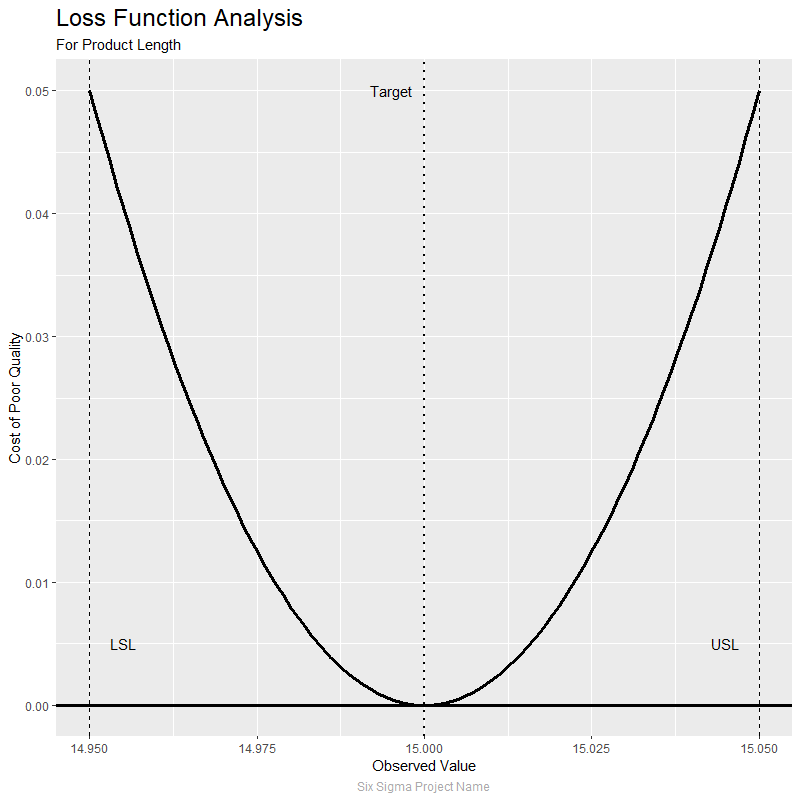

R code for this plot:
### LOSS FUNCTION ANALYSIS ###

# Set the target value
target <- as.numeric(readline(prompt = "Type in the target value: "))
while(target <= 0){
  target <- as.numeric(readline(prompt = "Error! The target value must be greater than 0: "))
}

# Set the tolerance value
tolerance <- as.numeric(readline(prompt = "Type in the tolerance value: "))
while(tolerance <= 0){
  tolerance <- as.numeric(readline(prompt = "Error! The tolerance value must be greater than 0: "))
}

# Set the cost estimation per unit
L0 <- as.numeric(readline(prompt = "Type in the cost estimation per unit: "))
while(L0 <= 0){
  L0 <- as.numeric(readline(prompt = "Error! The cost estimation must be greater than 0: "))
}

# Define the total number of parts/products/pieces produced
N <- as.numeric(readline(prompt = "Type in the total number of parts/products/pieces produced: "))
while(N <= 0){
  N <- as.numeric(readline(prompt = "Error! The total number of parts/products/pieces produced must be greater than 0: "))
}

# Set the sample size to be measured
n <- as.numeric(readline(prompt = "Type in the sample size to be measured: "))
while(n <= 0){
  n <- as.numeric(readline(prompt = "Error! The sample size must be greater than 0: "))
}

# Build dummy data set
sample <- data.frame(length = rnorm(n, mean = target, sd = tolerance/3))

# Obtain the k value
k <- L0/tolerance

# Obtain the mean squared deviation
MSD <- sum((sample$length - target)^2)/length(sample$length)

# Obtain the average loss per unit in the sample
L <- k*MSD

# Obtain the total loss of the process
TL <- L*N

# Import ggplot2 package
library(ggplot2)

# Build Loss Function Analysis plot
loss_function <- function(x) k*(x-target)^2
lfa_plot <- ggplot(data = data.frame(x = 0), mapping = aes(x = x))
lfa_plot + stat_function(fun = loss_function, size = 1.3) + 
  xlim(target - tolerance, target + tolerance) + 
  labs(title = "Loss Function Analysis",
       subtitle = "For Product Length",
       x = "Observed Value", 
       y = "Cost of Poor Quality",
       caption = "Six Sigma Project Name") +
  theme(plot.title = element_text(size = 18)) +
  theme(plot.caption = element_text(hjust = 0.5, color = "dark grey")) +
  geom_hline(yintercept = 0, size = 1.25) +
  geom_vline(xintercept = target, linetype = "dotted", size = 1) +
  geom_vline(xintercept = target - tolerance, linetype = "dashed") +
  geom_vline(xintercept = target + tolerance, linetype = "dashed") +
  geom_text(aes(x = target - 0.005, y = 0.05, label = "Target")) +
  geom_text(aes(x = target - tolerance + 0.005, y = 0.005, label = "LSL")) +
  geom_text(aes(x = target + tolerance - 0.005, y = 0.005, label = "USL"))

# Build summary data frame
summary <- data.frame(colnames(sample), target, tolerance, L0, round(mean(sample$length), 3), k, round(MSD, 5), round(L, 7), round(TL, 3))
colnames(summary) <- c("CTQ", "Target", "Tolerance", "Cost", "Mean_Squared_Error", "k", "MSD", "Average_Loss", "Total_Loss")

# Print summary data frame
print(summary)


# EXAMPLE

set.seed(42)

target <- 15
tolerance <- 0.05
L0 <- 1
N <- 100000
n <- 50

sample <- data.frame(length = rnorm(n, mean = target, sd = tolerance/3))
k <- L0/tolerance
MSD <- sum((sample$length - target)^2)/length(sample$length)
L <- k*MSD
TL <- L*N

library(ggplot2)

loss_function <- function(x) k*(x-target)^2
lfa_plot <- ggplot(data = data.frame(x = 0), mapping = aes(x = x))
lfa_plot + stat_function(fun = loss_function, size = 1.3) + 
  xlim(target - tolerance, target + tolerance) + 
  labs(title = "Loss Function Analysis",
       subtitle = "For Product Length",
       x = "Observed Value", 
       y = "Cost of Poor Quality",
       caption = "Six Sigma Project Name") +
  theme(plot.title = element_text(size = 18)) +
  theme(plot.caption = element_text(hjust = 0.5, color = "dark grey")) +
  geom_hline(yintercept = 0, size = 1.25) +
  geom_vline(xintercept = target, linetype = "dotted", size = 1) +
  geom_vline(xintercept = target - tolerance, linetype = "dashed") +
  geom_vline(xintercept = target + tolerance, linetype = "dashed") +
  geom_text(aes(x = target - 0.005, y = 0.05, label = "Target")) +
  geom_text(aes(x = target - tolerance + 0.005, y = 0.005, label = "LSL")) +
  geom_text(aes(x = target + tolerance - 0.005, y = 0.005, label = "USL"))

summary <- data.frame(colnames(sample), target, tolerance, L0, round(mean(sample$length), 3), k, round(MSD, 5), round(L, 7), round(TL, 3))
colnames(summary) <- c("CTQ", "Target", "Tolerance", "Cost", "Mean_Squared_Error", "k", "MSD", "Average_Loss", "Total_Loss")
print(summary)
